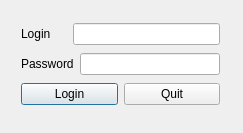
<?xml version="1.0" encoding="UTF-8"?>
<ui version="4.0">
 <class>LoginForm</class>
 <widget class="QDialog" name="LoginForm">
  <property name="geometry">
   <rect>
    <x>0</x>
    <y>0</y>
    <width>243</width>
    <height>133</height>
   </rect>
  </property>
  <property name="windowTitle">
   <string>LoginForm</string>
  </property>
  <widget class="QWidget" name="verticalLayoutWidget">
   <property name="geometry">
    <rect>
     <x>10</x>
     <y>10</y>
     <width>221</width>
     <height>111</height>
    </rect>
   </property>
   <layout class="QVBoxLayout" name="verticalLayout">
    <item>
     <layout class="QHBoxLayout" name="horizontalLayout">
      <item>
       <widget class="QLabel" name="label">
        <property name="minimumSize">
         <size>
          <width>46</width>
          <height>0</height>
         </size>
        </property>
        <property name="text">
         <string>Login</string>
        </property>
       </widget>
      </item>
      <item>
       <widget class="QLineEdit" name="lineEdit"/>
      </item>
     </layout>
    </item>
    <item>
     <layout class="QHBoxLayout" name="horizontalLayout_2">
      <item>
       <widget class="QLabel" name="label_2">
        <property name="minimumSize">
         <size>
          <width>46</width>
          <height>0</height>
         </size>
        </property>
        <property name="text">
         <string>Password</string>
        </property>
       </widget>
      </item>
      <item>
       <widget class="QLineEdit" name="lineEdit_2"/>
      </item>
     </layout>
    </item>
    <item>
     <layout class="QHBoxLayout" name="horizontalLayout_3">
      <item>
       <widget class="QPushButton" name="pushButton">
        <property name="text">
         <string>Login</string>
        </property>
       </widget>
      </item>
      <item>
       <widget class="QPushButton" name="pushButton_2">
        <property name="text">
         <string>Quit</string>
        </property>
       </widget>
      </item>
     </layout>
    </item>
   </layout>
  </widget>
 </widget>
 <layoutdefault spacing="6" margin="11"/>
 <resources/>
 <connections/>
</ui>
